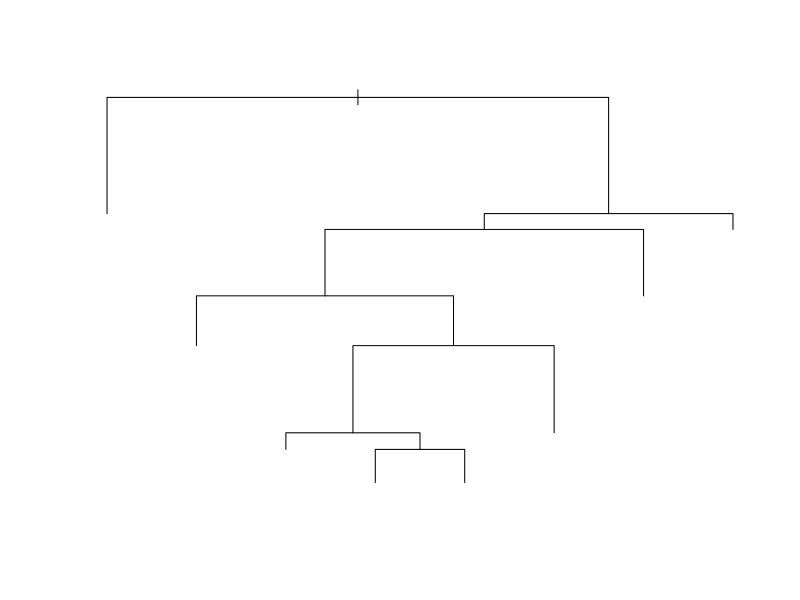

The R script that drew this image:
# Load the party package. It will automatically load other
# dependent packages.
library(party)
library(rpart)

summary(readingSkills)

nrow(readingSkills)
x <- readingSkills

# Create the input data frame.
trainIndex  <- sample(1:nrow(x), 0.9 * nrow(x))
train <- x[trainIndex,]
test <- x[-trainIndex,]

# Give the chart file a name.
png(file = "decision_tree.png")

tree = rpart(nativeSpeaker ~ age + shoeSize + score, data = train, method = 'class', parms = list(split = "information"))


t_pred = predict(tree,test,type="class")
t_pred
test$nativeSpeaker
confMat <- table(test$nativeSpeaker,t_pred)

accuracy <- sum(diag(confMat))/sum(confMat)
accuracy
# Plot the tree.
plot(tree)

# Save the file.
dev.off()
